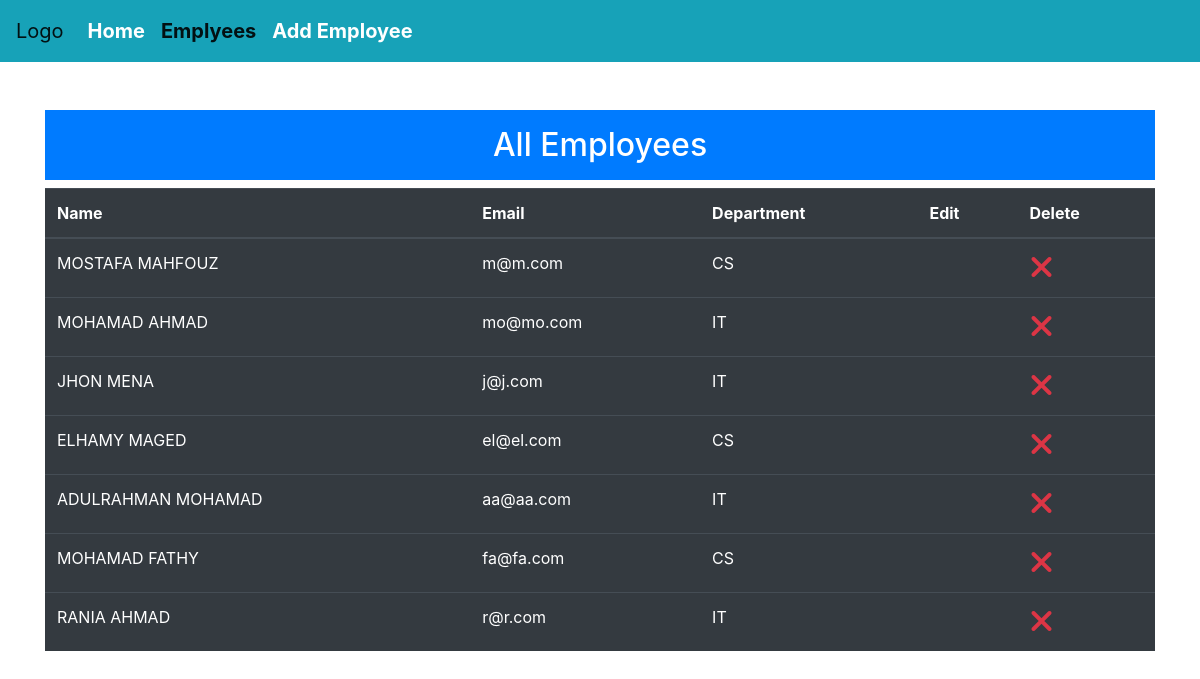
Page /employees.php on the committed database.
### tables this page shows
CREATE TABLE `employees` (
  `id` int(11) NOT NULL,
  `name` varchar(255) NOT NULL,
  `email` varchar(255) NOT NULL,
  `department` varchar(255) NOT NULL,
  `password` varchar(255) NOT NULL,
  `created_at` timestamp NOT NULL DEFAULT current_timestamp()
);

### db.php (called while the page is built, shortened)
<?php
class Database
{
    private $servername="localhost";
    private $username="root";
    private $password="";
    private $db="company2";
    private $conn;
    public function __construct()
    {
        $this->conn = mysqli_connect($this->servername, $this->username, $this->password,$this->db);
    }
    public function read($table)
    {
        $sql = "SELECT * FROM $table";
        $result = mysqli_query($this->conn, $sql);
        $array = array();
        if (mysqli_query($this->conn, $sql))
        {
            if (mysqli_num_rows($result) > 0)
            {
                while ($row = mysqli_fetch_assoc($result))
                {
                    $array[] = $row;
                }
            }
            return $array;
        }
        else
        {
            return  die("Error : " . mysqli_error($this->conn));
        }
    }
}

### employees.php (the view, shortened to what this page needs)
<?php include('header.php'); ?>
<?php  $page_active = "employees"; ?>
<?php include('nav.php'); ?>
<div class="container">
    <div class="row">
        <div class="col-sm-12">
            <h2 class="p-3 col text-center mt-5 text-white bg-primary">  All Employees </h2>
        </div>
        <?php if(count($db->read("employees"))): ?>
        <div class="col-sm-12">
            <table class="table table-dark">
                <thead>
                    <tr>
                        <th>Name</th>
                        <th>Email</th>
                        <th>Department</th>
                        <th>Edit</th>
                        <th>Delete</th>
                    </tr>
                </thead>
                <tbody>
                    <?php foreach($db->read("employees") as $row): ?>
                        <tr>
                            <td><?php echo strtoupper($row['name']);  ?></td>
                            <td><?php echo $row['email'];  ?></td>
                            <td><?php echo strtoupper($row['department']);  ?></td>
                            <td>
                            </td>
                            <td>
                                <a href="delete-employee.php?id=<?php echo $row['id'] ?>" class="text-danger">
                                    <i class="fa fa-times fa-2x" ></i>
                                </a>
                            </td>
                        </tr>
                    <?php endforeach; ?>
                </tbody>
            </table>
        </div>
        <?php else: ?>
            <div class="col-sm-12">
                <h3 class="alert alert-danger mt-5 text-center"> Not Found Data </h3>
            </div>
        <?php endif; ?>
    </div>
</div>
<?php include('footer.php'); ?>

### header.php (shortened to what this page needs)
<?php include('db.php'); $db = new Database(); ?>
<!DOCTYPE html>
<html lang="en">
<head>
    <link rel="stylesheet" href="./css/bootstrap.min.css" >
    <link rel="stylesheet" href="./css/custome.css" >
</head>
<body>

### nav.php (shortened to what this page needs)
<nav class="navbar navbar-expand-lg navbar-light bg-info">
    <a class="navbar-brand" href="#">Logo</a>
    <div class="collapse navbar-collapse" id="navbarNav">
        <ul class="navbar-nav">
        <li class="nav-item  <?php if($page_active=="home"){echo "active";} ?> ">
            <a class="nav-link" href="index.php">Home <span class="sr-only">(current)</span></a>
        </li>
        <li class="nav-item <?php if($page_active=="employees"){echo "active";} ?>">
            <a class="nav-link" href="employees.php">Emplyees</a>
        </li>
        <li class="nav-item <?php if($page_active=="add-employee"){echo "active";} ?>">
            <a class="nav-link" href="add-employee.php">Add Employee</a>
        </li>
        </ul>
    </div>
</nav>

### footer.php (shortened to what this page needs)
</body>
</html>

### css/custome.css (style rules this page uses)
.navbar-light .navbar-nav .nav-link { font-size: 20px; font-weight: bold; color: #fff; }

### rows in the picture
employees: name "MOSTAFA MAHFOUZ", email "m@m.com", department "CS"
employees: name "MOHAMAD AHMAD", email "mo@mo.com", department "IT"
employees: name "JHON MENA", email "j@j.com", department "IT"
employees: name "ELHAMY MAGED", email "el@el.com", department "CS"
employees: name "ADULRAHMAN MOHAMAD", email "aa@aa.com", department "IT"
employees: name "MOHAMAD FATHY", email "fa@fa.com", department "CS"
employees: name "RANIA AHMAD", email "r@r.com", department "IT"
